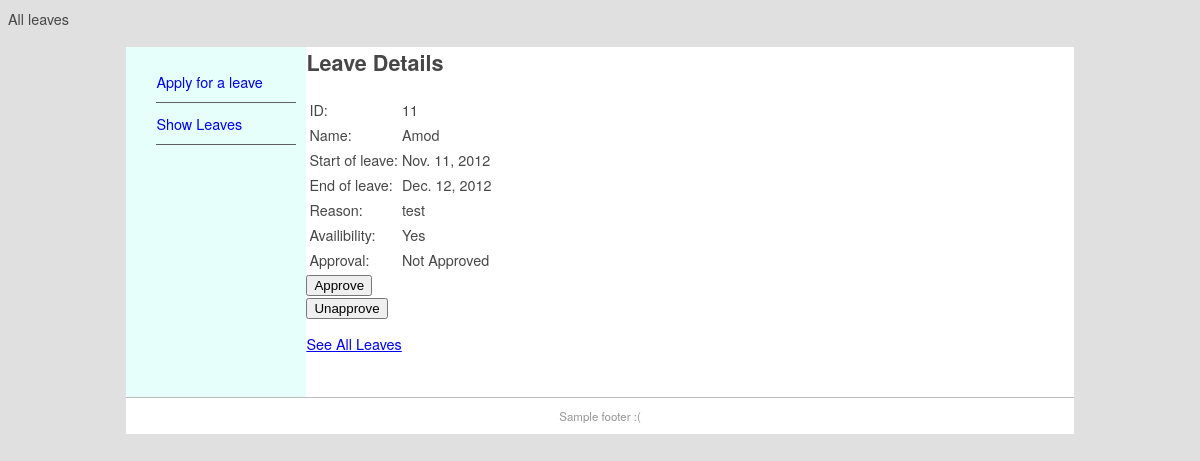
Page /show/11 on the committed database.
### demo/models.py (models this page shows, shortened)
class Leave(models.Model):
    name = models.CharField(max_length=100)
    designation = models.CharField(max_length=60)
    leavestart = models.DateField('Start date of leave (mm/dd/yy)')
    leaveend = models.DateField('End date of leave (mm/dd/yy)')
    reason = models.TextField()
    availibilty = models.CharField(max_length=20)
    approval = models.CharField(max_length=40, choices=APPROVAL_CHOICES)
    submitted = models.DateField(auto_now_add=True)

### demo/views.py (the view, shortened to what this page needs)
# urls.py: path('show/<int:pk>', LeaveView.as_view(), name='leave-detail'),
class LeaveView(DetailView):
    context_object_name = 'leave'
    def get_object(self, queryset=None):
        obj = super(LeaveView, self).get_object(queryset=queryset)
        return obj
    def get_queryset(self):
        return Leave.objects.filter()
    def get_context_data(self, **kwargs):
        context = super(LeaveView, self).get_context_data(**kwargs)
        return context

### demo/templates/demo/leave_detail.html (shortened to what this page needs)
{% extends "demo/leave.html" %}
{% block content %}
<h1>Leave Details</h1>
<table class="leave">
  <tr><td>ID:</td><td>{{ leave.id }}</td></tr>
  <tr><td>Name:</td><td>{{ leave.name }}</td></tr>
  <tr><td>Start of leave:</td><td>{{ leave.leavestart }}</td></tr>
  <tr><td>End of leave:</td><td>{{ leave.leaveend }}</td></tr>
  <tr><td>Reason:</td><td>{{ leave.reason }}</td></tr>
  <tr><td>Availibility:</td><td>{{ leave.availibilty }}</td></tr>
  <tr><td>Approval:</td><td>{{ leave.approval|default:'pending' }}</td></tr>
</table>
<form method="POST">
  <button type="submit" name="approve">Approve</button>
</form>
<form method="POST">
  <button type="submit" name="unapprove">Unapprove</button>
</form>
<p><a href="../show">See All Leaves</a></p>
{% endblock content %}

### swddemo/static/main.css (style rules this page uses)
body { background-color: #E0E0E0; font-family: Gotham, "Helvetica Neue", Helvetica, Arial, sans-serif; font-size: 0.9em; text-align: justify; color: #474747; }

### rows in the picture
Leave: id "11", name "Amod", leavestart "Nov. 11, 2012", leaveend "Dec. 12, 2012", reason "test", availibilty "Yes", approval "Not Approved"
